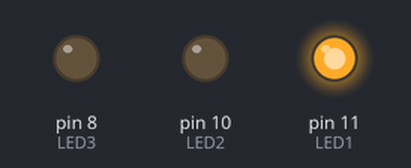
Simulated run of this sketch. Board: Arduino Uno, built with avr-gcc and run on an emulated ATmega328P. Shown: output pins drawn as LEDs (lit = HIGH).

Above: at 2.5 s.
At 5.37 s:
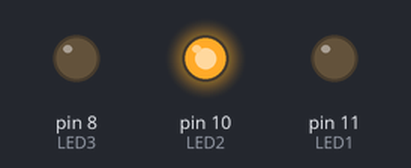
At 5.82 s:
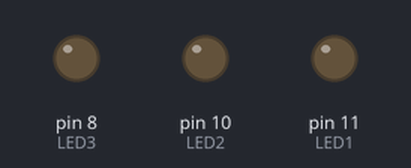
At 8.4 s:
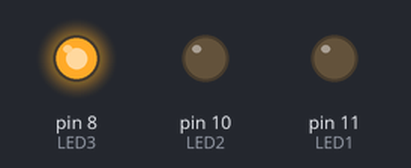
Timing chart, 0 to 14.2 s (numbered marks = the images above):
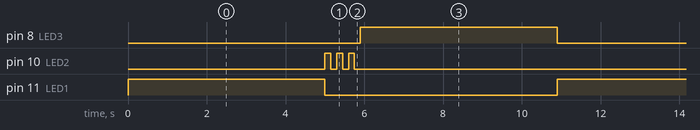

The sketch:

feu_de_circulation.ino
```cpp
#define LED1 11
#define LED2 10
#define LED3 8

void setup() {

  pinMode(LED1, OUTPUT);
  pinMode(LED2, OUTPUT);
  pinMode(LED3, OUTPUT);

}
void loop() {
   digitalWrite(LED1, HIGH);
   delay(5000);
   digitalWrite(LED1, LOW);

   for (int i = 0; i < 3; i++) {
    digitalWrite(LED2, HIGH);
    delay(150);
    digitalWrite(LED2, LOW);
    delay(150);
  }

   digitalWrite(LED3, HIGH);
   delay(5000);
   digitalWrite(LED3, LOW);


}
```

Measured:
- by itself, pin 8 (LED3), pin 11 (LED1): alternates HIGH for 5.0 s and LOW for 5.9 s
- by itself, pin 10 (LED2): repeats every 10.9 s: 2 × (LOW 0.15 s, HIGH 0.15 s), LOW 10.2 s, HIGH 0.15 s
- by itself, everything shown: repeats every 10.9 s, in 9 steps
